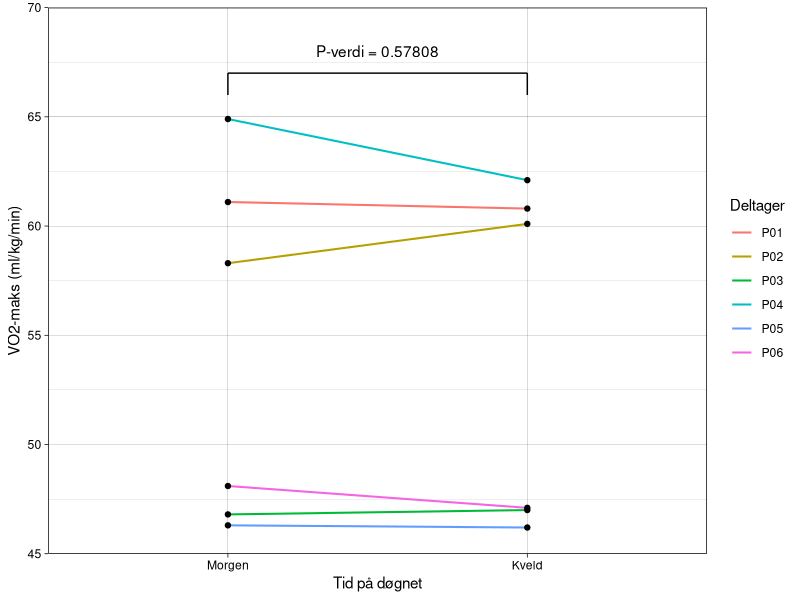

The R script that drew this image:
## ---- chunk 1
#| label: tbl-deltakere
#| tbl-cap: "Oversikt over deltakerne med kjønn og alder" 

library(tidyverse)
library(knitr)
library(readxl)

tabell_deltakere <- read.csv("data/behandlet/behandlet_vo2maks.csv")

tabell_deltakere <- tabell_deltakere |> 
  select(deltager,
         kjonn,
         alder) |>  
  
  distinct() |> 
  
  mutate(kjonn = if_else(kjonn == "m", "Mann", "Kvinne"))

colnames(tabell_deltakere) <- c("Deltaker", "Kjønn", "Alder (år)")

kable(tabell_deltakere)
## ---- chunk 2
#| label: fig-vo2maks
#| fig-cap: "Individuelle relative VO2maks-verdier ved morgen- og kveldstesting. Linjene forbinder de to målingene fra samme deltaker"
#| fig-align: center

library(tidyverse)
library(knitr)
library(readxl)

tabell <- read.csv("data/behandlet/behandlet_vo2maks.csv")

mod <- lm(VO2_maks_rel ~ starttidspunkt + deltager, data = tabell)
pval <- round(coef(summary(mod))[2, 4], 5)

tabell <- tabell |> 
  mutate(starttidspunkt = factor(starttidspunkt, levels = c("Morgen", "Kveld")))

fig_resultater <- ggplot(data = tabell,
                         aes(x = starttidspunkt, y = VO2_maks_rel, 
                             group = deltager, 
                             color = deltager)) +
  
  geom_line(linewidth = 0.7) + 
  
  geom_point(size = 1.5,
             color = "black",
             fill = "grey") + 
  
  labs(
    x = "Tid på døgnet",
    y = "VO2-maks (ml/kg/min)",
    
    color = "Deltager") + 
  
  scale_y_continuous(
    limits = c(45, 70),
    breaks = seq(45, 70, by = 5),
    expand = c(0, 0)) +  
  
  theme_linedraw() +
  
  annotate("segment", x = 1, xend = 2, y = 67, yend = 67) + 
  annotate("segment",
           x = c(1, 2), 
           xend = c(1, 2),
           y = c(67, 67),
           yend = c(66, 66)) + 
  
  annotate("text", label = paste0("P-verdi = ", pval),
           x = 1.5, y = 68)

print(fig_resultater)
## ---- chunk 3
#| label: tbl-resultater
#| tbl-cap: "Deskriptiv statistikk for morgen- og kveldstester"
#| fig-pos: H

library(tidyverse)
library(knitr)
library(kableExtra)

tabell_resultater <- read.csv("data/behandlet/behandlet_vo2maks.csv")

tabell_resultater <- tabell_resultater |> 
  mutate(starttidspunkt = factor(starttidspunkt, levels = c("Morgen", "Kveld"))) |> 
  
  group_by(starttidspunkt) |> 
  summarise(
    snitt_vo2 = mean(VO2_maks_rel, na.rm = TRUE),
    avvik_vo2 = sd(VO2_maks_rel, na.rm = TRUE),
    snitt_hf = mean(HF_maks, na.rm = TRUE),
    avvik_hf = sd(HF_maks, na.rm = TRUE),
    snitt_laktat = mean(la_maks, na.rm = TRUE),
    avvik_laktat = sd(la_maks, na.rm = TRUE),
    snitt_RER = mean(RER_maks, na.rm = TRUE),
    avvik_RER = sd(RER_maks, na.rm = TRUE),
    snitt_borg = mean(borg_maks, na.rm = TRUE),
    avvik_borg = sd(borg_maks, na.rm = TRUE),
    snitt_alder = mean(alder, na.rm = TRUE),
    avvik_alder = sd(alder, na.rm = TRUE)
  ) |> 
  
  mutate(
    VO2maks = paste0(round(snitt_vo2, 1), " ± ", round(avvik_vo2, 1)),
    Hjertefrekvens = paste0(round(snitt_hf, 0), " ± ", round(avvik_hf, 0)),
    Laktat = paste0(round(snitt_laktat, 2), " ± ", round(avvik_laktat, 2)),
    RER = paste0(round(snitt_RER, 2), " ± ", round(avvik_RER, 2)),
    Borg = paste0(round(snitt_borg, 0), " ± ", round(avvik_borg, 0)),
    Alder = paste0(round(snitt_alder, 1), " ± ", round(avvik_alder, 1))
  ) |> 
  
  select(starttidspunkt, 
         VO2maks, 
         Hjertefrekvens, 
         Laktat, 
         RER, 
         Borg) |> 

  pivot_longer(cols = -starttidspunkt, names_to = "Variabel", values_to = "verdi") |> 
  pivot_wider(names_from = starttidspunkt, values_from = "verdi")

kable(tabell_resultater, format = "latex", booktabs = TRUE) |> 
  kable_styling(latex_options = c("hold_position", "scale_down"))
